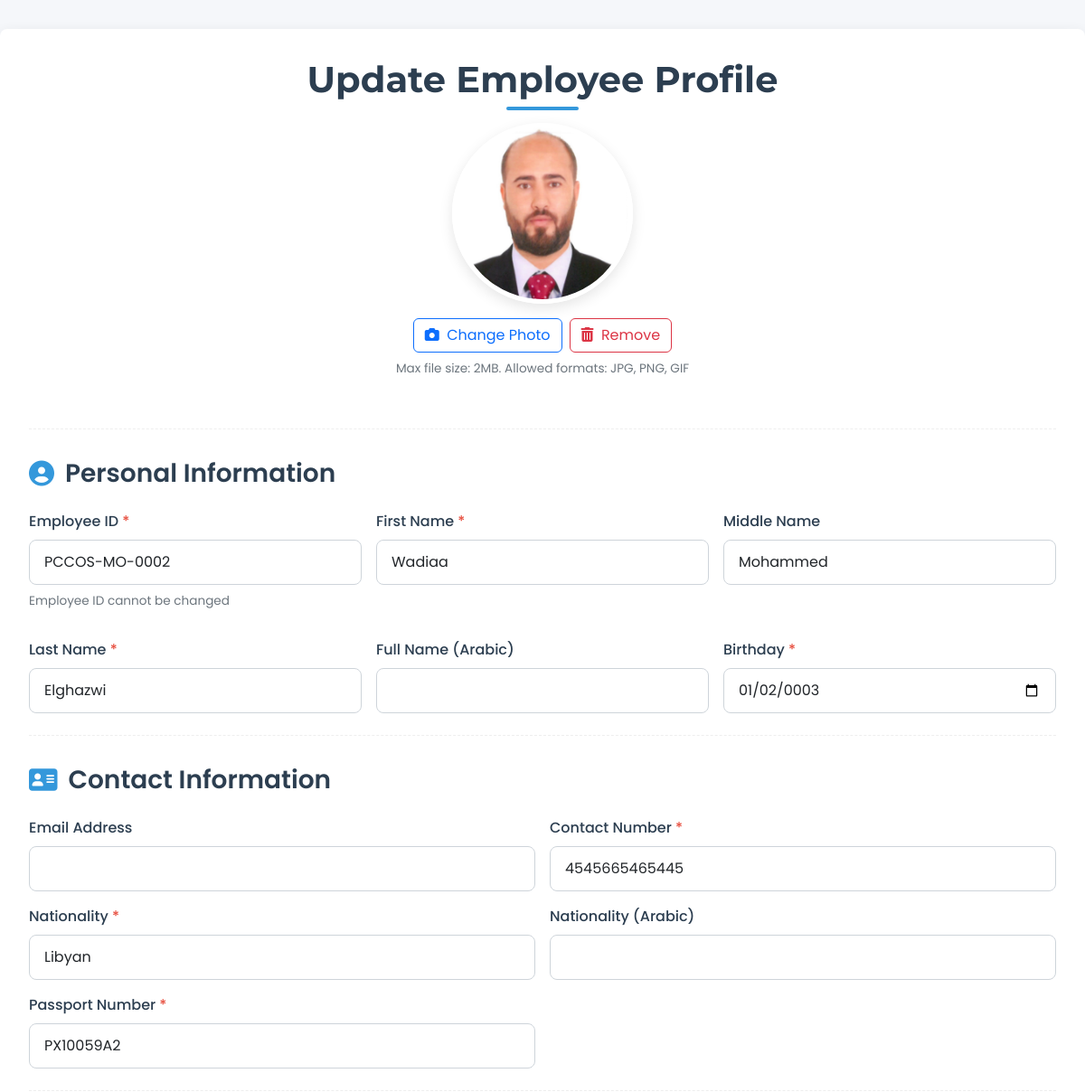
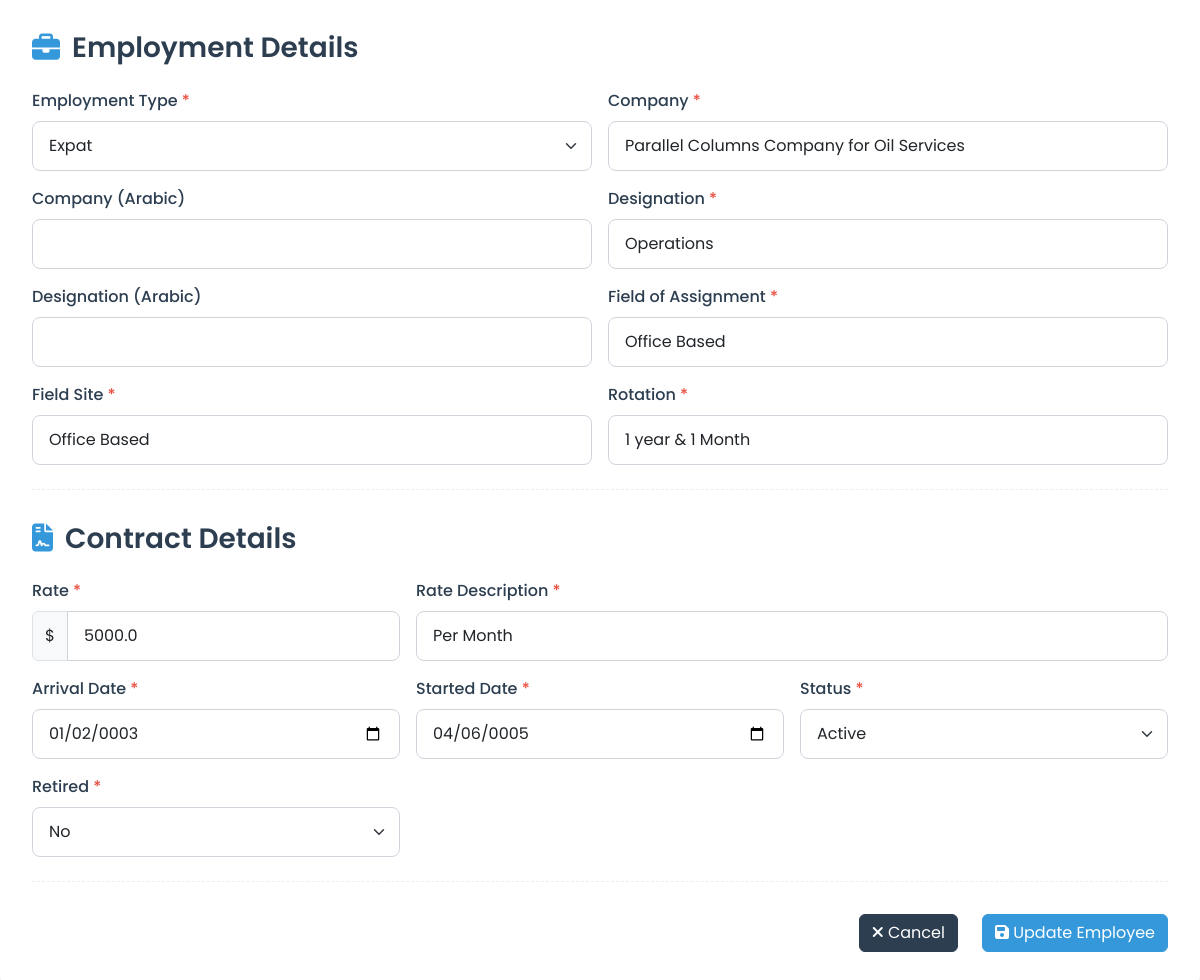
The app's page /update/PCCOS-MO-0002 with its own data (2 pictures, top to bottom).
### tables this page shows
CREATE TABLE Employees (
                        EmployeeId TEXT PRIMARY KEY,
                        FirstName TEXT NOT NULL,
                        MiddleName TEXT,
                        LastName TEXT NOT NULL,
                        DisplayName TEXT NOT NULL,
                        FullNameArabic TEXT,
                        EmploymentType TEXT NOT NULL,
                        Nationality TEXT NOT NULL,
                        NationalityArabic TEXT,
                        PassportNumber TEXT NOT NULL,
                        Designation TEXT NOT NULL,
                        DesignationArabic TEXT,
                        Company TEXT NOT NULL,
                        CompanyArabic TEXT,
                        PhotoPath TEXT,
                        FieldOfAssignment TEXT NOT NULL,
                        FieldSite TEXT NOT NULL,
                        Rotation TEXT NOT NULL,
                        Birthday DATE NOT NULL,
                        Age INTEGER,
                        EmailAddress TEXT,
                        ContactNumber TEXT NOT NULL,
                        Rate REAL NOT NULL,
                        RateDescription TEXT NOT NULL,
                        ArrivalDate DATE NOT NULL,
                        StartedDate DATE NOT NULL,
                        Retired TEXT NOT NULL,
                        Status TEXT NOT NULL
                    );

### Employee_Management_System.py (the view, shortened to what this page needs)
@app.route('/update/<employee_id>', methods=['GET', 'POST'])
def update_employee(employee_id):
    employee = get_employee_by_id(employee_id)
    if not employee:
        flash("Employee not found.", 'danger')
        return redirect(url_for('employee_list'))
    return render_template('update_employee_form.html', employee=employee)

### templates/update_employee_form.html (shortened to what this page needs)
<!DOCTYPE html>
<html lang="en">
<head>
    <link href="https://cdn.jsdelivr.net/npm/bootstrap@5.3.0/dist/css/bootstrap.min.css" rel="stylesheet">
    <link href="https://cdnjs.cloudflare.com/ajax/libs/font-awesome/6.4.0/css/all.min.css" rel="stylesheet">
</head>
<body>
    <div class="form-container">
        <h1 class="form-title">Update Employee Profile</h1>
        <form action="{{ url_for('update_employee', employee_id=employee['EmployeeId']) }}" method="post" enctype="multipart/form-data">
            <div class="form-section animate-section" style="animation-delay: 0.1s">
                <div class="photo-container">
                    {% if employee.PhotoPath %}
                        <img id="photo-preview" src="{{ url_for('static', filename=employee.PhotoPath) }}"
                             alt="Profile Photo" class="photo-preview"
                             onerror="this.onerror=null;this.src='{{ url_for('static', filename='images/default-profile.jpg') }}'">
                    {% else %}
                        <img id="photo-preview" src="{{ url_for('static', filename='images/default-profile.jpg') }}"
                             alt="Profile Photo" class="photo-preview">
                    {% endif %}
                    <div class="d-flex justify-content-center gap-2">
                        <button type="button" class="btn btn-outline-primary photo-upload-btn">
                            <i class="fas fa-camera me-1"></i> Change Photo
                        </button>
                        {% if employee.PhotoPath %}
                        <button type="button" class="btn btn-outline-danger" onclick="removePhoto()">
                            <i class="fas fa-trash-alt me-1"></i> Remove
                        </button>
                        {% endif %}
                    </div>
                    <p class="form-note">Max file size: 2MB. Allowed formats: JPG, PNG, GIF</p>
                </div>
            </div>
            <div class="form-section animate-section" style="animation-delay: 0.2s">
                <h3 class="section-heading"><i class="fas fa-user-circle"></i> Personal Information</h3>
                <div class="row g-3">
                    <div class="col-md-4">
                        <label for="employee_id" class="form-label required-field">Employee ID</label>
                        <input type="text" class="form-control" id="employee_id" value="{{ employee['EmployeeId'] }}" readonly>
                        <p class="form-note">Employee ID cannot be changed</p>
                    </div>
                    <div class="col-md-4">
                        <label for="first_name" class="form-label required-field">First Name</label>
                        <input type="text" class="form-control" id="first_name" name="first_name" value="{{ employee['FirstName'] }}" required>
                    </div>
                    <div class="col-md-4">
                        <label for="middle_name" class="form-label">Middle Name</label>
                        <input type="text" class="form-control" id="middle_name" name="middle_name" value="{{ employee['MiddleName'] }}">
                    </div>
                    <div class="col-md-4">
                        <label for="last_name" class="form-label required-field">Last Name</label>
                        <input type="text" class="form-control" id="last_name" name="last_name" value="{{ employee['LastName'] }}" required>
                    </div>
                    <div class="col-md-4">
                        <label for="full_name_arabic" class="form-label">Full Name (Arabic)</label>
                        <input type="text" class="form-control" id="full_name_arabic" name="full_name_arabic" value="{{ employee['FullNameArabic'] }}">
                    </div>
                    <div class="col-md-4">
                        <label for="birthday" class="form-label required-field">Birthday</label>
                        <input type="date" class="form-control" id="birthday" name="birthday" value="{{ employee['Birthday'] }}" required>
                    </div>
                </div>
            </div>
            <div class="form-section animate-section" style="animation-delay: 0.3s">
                <h3 class="section-heading"><i class="fas fa-address-card"></i> Contact Information</h3>
                <div class="row g-3">
                    <div class="col-md-6">
                        <label for="email_address" class="form-label">Email Address</label>
                        <input type="email" class="form-control" id="email_address" name="email_address" value="{{ employee['EmailAddress'] }}">
                    </div>
                    <div class="col-md-6">
                        <label for="contact_number" class="form-label required-field">Contact Number</label>
                        <input type="tel" class="form-control" id="contact_number" name="contact_number" value="{{ employee['ContactNumber'] }}" required>
                    </div>
                    <div class="col-md-6">
                        <label for="nationality" class="form-label required-field">Nationality</label>
                        <input type="text" class="form-control" id="nationality" name="nationality" value="{{ employee['Nationality'] }}" required>
                    </div>
                    <div class="col-md-6">
                        <label for="nationality_arabic" class="form-label">Nationality (Arabic)</label>
                        <input type="text" class="form-control" id="nationality_arabic" name="nationality_arabic" value="{{ employee['NationalityArabic'] }}">
                    </div>
                    <div class="col-md-6">
                        <label for="passport_number" class="form-label required-field">Passport Number</label>
                        <input type="text" class="form-control" id="passport_number" name="passport_number" value="{{ employee['PassportNumber'] }}" required>
                    </div>
                </div>
            </div>
            <div class="form-section animate-section" style="animation-delay: 0.4s">
                <h3 class="section-heading"><i class="fas fa-briefcase"></i> Employment Details</h3>
                <div class="row g-3">
                    <div class="col-md-6">
                        <label for="employment_type" class="form-label required-field">Employment Type</label>
                        <select class="form-select" id="employment_type" name="employment_type" required>
                            <option value="Expat" {% if employee['EmploymentType'] == 'Expat' %}selected{% endif %}>Expat</option>
                        </select>
                    </div>
                    <div class="col-md-6">
                        <label for="company" class="form-label required-field">Company</label>
                        <input type="text" class="form-control" id="company" name="company" value="{{ employee['Company'] }}" required>
                    </div>
                    <div class="col-md-6">
                        <label for="company_arabic" class="form-label">Company (Arabic)</label>
                        <input type="text" class="form-control" id="company_arabic" name="company_arabic" value="{{ employee['CompanyArabic'] }}">
                    </div>
                    <div class="col-md-6">
                        <label for="designation" class="form-label required-field">Designation</label>
                        <input type="text" class="form-control" id="designation" name="designation" value="{{ employee['Designation'] }}" required>
                    </div>
                    <div class="col-md-6">
                        <label for="designation_arabic" class="form-label">Designation (Arabic)</label>
                        <input type="text" class="form-control" id="designation_arabic" name="designation_arabic" value="{{ employee['DesignationArabic'] }}">
                    </div>
                    <div class="col-md-6">
                        <label for="field_of_assignment" class="form-label required-field">Field of Assignment</label>
                        <input type="text" class="form-control" id="field_of_assignment" name="field_of_assignment" value="{{ employee['FieldOfAssignment'] }}" required>
                    </div>
                    <div class="col-md-6">
                        <label for="field_site" class="form-label required-field">Field Site</label>
                        <input type="text" class="form-control" id="field_site" name="field_site" value="{{ employee['FieldSite'] }}" required>
                    </div>
                    <div class="col-md-6">
                        <label for="rotation" class="form-label required-field">Rotation</label>
                        <input type="text" class="form-control" id="rotation" name="rotation" value="{{ employee['Rotation'] }}" required>
                    </div>
                </div>
            </div>
            <div class="form-section animate-section" style="animation-delay: 0.5s">
                <h3 class="section-heading"><i class="fas fa-file-contract"></i> Contract Details</h3>
                <div class="row g-3">
                    <div class="col-md-4">
                        <label for="rate" class="form-label required-field">Rate</label>
                        <div class="input-group">
                            <span class="input-group-text">$</span>
                            <input type="number" step="0.01" class="form-control" id="rate" name="rate" value="{{ employee['Rate'] }}" required>
                        </div>
                    </div>
                    <div class="col-md-8">
                        <label for="rate_description" class="form-label required-field">Rate Description</label>
                        <input type="text" class="form-control" id="rate_description" name="rate_description" value="{{ employee['RateDescription'] }}" required>
                    </div>
                    <div class="col-md-4">
                        <label for="arrival_date" class="form-label required-field">Arrival Date</label>
                        <input type="date" class="form-control" id="arrival_date" name="arrival_date" value="{{ employee['ArrivalDate'] }}" required>
                    </div>
                    <div class="col-md-4">
                        <label for="started_date" class="form-label required-field">Started Date</label>
                        <input type="date" class="form-control" id="started_date" name="started_date" value="{{ employee['StartedDate'] }}" required>
                    </div>
                    <div class="col-md-4">
                        <label for="status" class="form-label required-field">Status</label>
                        <select class="form-select" id="status" name="status" required>
                            <option value="Active" {% if employee['Status'] == 'Active' %}selected{% endif %}>Active</option>
                        </select>
                    </div>
                    <div class="col-md-4">
                        <label for="retired" class="form-label required-field">Retired</label>
                        <select class="form-select" id="retired" name="retired" required>
                            <option value="No" {% if employee['Retired'] == 'No' %}selected{% endif %}>No</option>
                        </select>
                    </div>
                </div>
            </div>
            <div class="d-grid gap-3 d-md-flex justify-content-md-end mt-4 animate-section" style="animation-delay: 0.6s">
                <a href="{{ url_for('view_profile', employee_id=employee['EmployeeId']) }}" class="btn btn-cancel me-md-2">
                    <i class="fas fa-times"></i> Cancel
                </a>
                <button type="submit" class="btn btn-update">
                    <i class="fas fa-save"></i> Update Employee
                </button>
            </div>
        </form>
    </div>
</body>
</html>

### records on screen
Employees: PhotoPath (picture), EmployeeId "PCCOS-MO-0002", first_name "Wadiaa", middle_name "Mohammed", last_name "Elghazwi", birthday "01/02/0003", contact_number "4545665465445", nationality "Libyan", passport_number "PX10059A2", company "Parallel Columns Company for Oil Services", designation "Operations", field_of_assignment "Office Based", field_site "Office Based", rotation "1 year & 1 Month", rate "5000.0", rate_description "Per Month", arrival_date "01/02/0003", started_date "04/06/0005", status "Active", retired "No"
